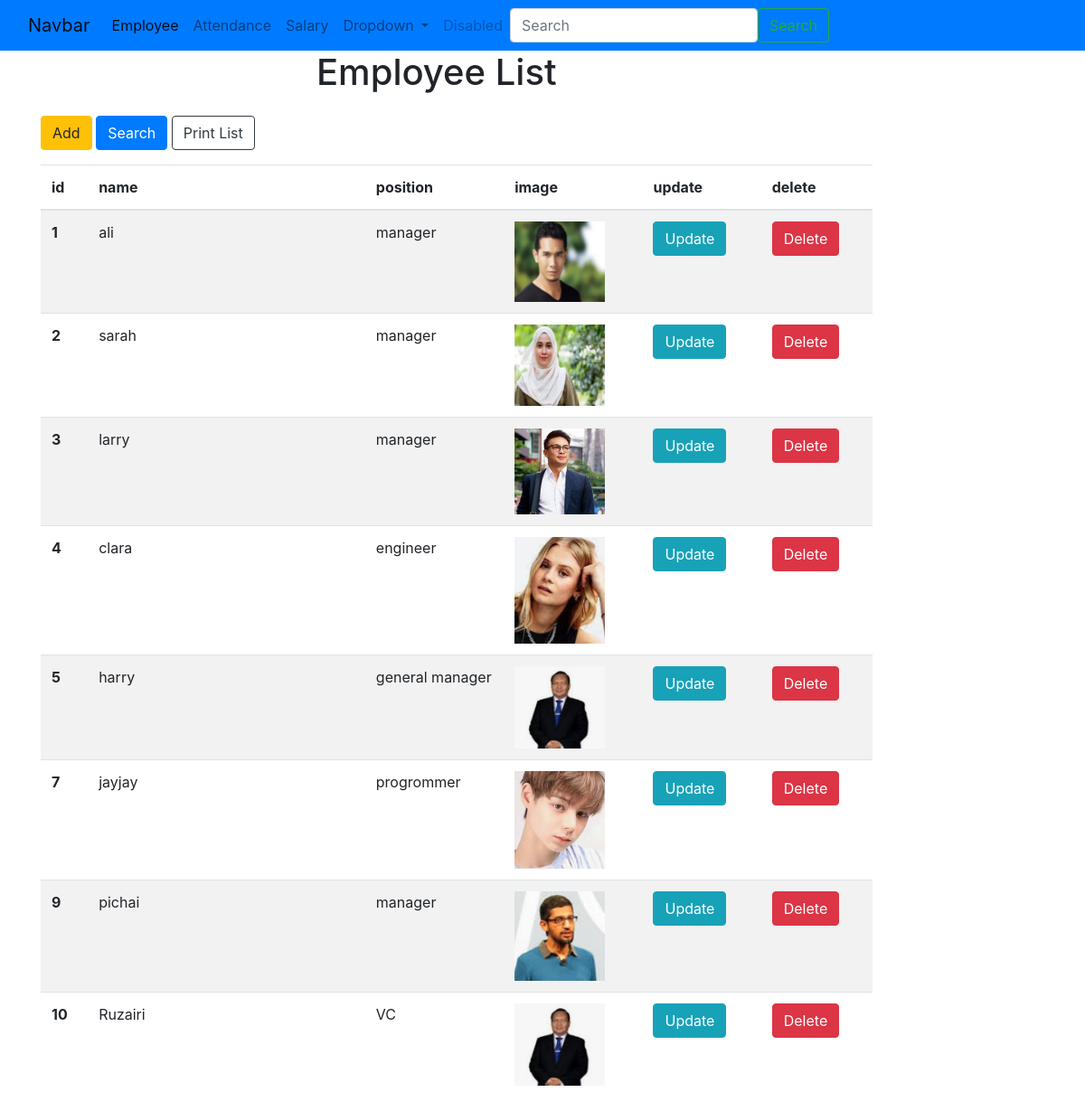
Page /lab6bootstrap/lab6bootstrap/index2.php on the committed database.
### tables this page shows
CREATE TABLE `employee` (
  `id` int(11) NOT NULL,
  `name` varchar(50) NOT NULL,
  `position` varchar(50) NOT NULL,
  `dept` varchar(15) NOT NULL,
  `username` varchar(25) NOT NULL,
  `password` varchar(15) NOT NULL
);

### lab6bootstrap/lab6bootstrap/index2.php (the view, shortened to what this page needs)
<?php
include "conn.php";
$sql = "SELECT * FROM employee";
$val=$conn->query($sql);
$rows=$val;
?>
<!doctype html>
<html lang="en">
<head>
    <link rel="stylesheet" href="https://stackpath.bootstrapcdn.com/bootstrap/4.3.1/css/bootstrap.min.css">
</head>
<body>
    <div>
        <nav class="navbar navbar-expand-lg navbar-light bg-primary">
            <div class="container-fluid">
                <a class="navbar-brand" href="#">Navbar</a>
                <div class="collapse navbar-collapse" id="navbarSupportedContent">
                    <ul class="navbar-nav me-auto mb-2 mb-lg-0">
                        <li class="nav-item">
                            <a class="nav-link active" aria-current="page" href="./index2.php">Employee</a>
                        </li>
                        <li class="nav-item">
                            <a class="nav-link" href="./attend.php">Attendance</a>
                        </li>                        <li class="nav-item">
                            <a class="nav-link" href="./salary.php">Salary</a>
                        </li>
                        <li class="nav-item dropdown">
                            <a class="nav-link dropdown-toggle" href="#" id="navbarDropdown" role="button" data-bs-toggle="dropdown" aria-expanded="false">
                                Dropdown
                            </a>
                        </li>
                        <li class="nav-item">
                            <a class="nav-link disabled" href="#" tabindex="-1" aria-disabled="true">Disabled</a>
                        </li>
                    </ul>
                    <form class="d-flex">
                        <input class="form-control me-2" type="search" placeholder="Search" aria-label="Search">
                        <button class="btn btn-outline-success" type="submit">Search</button>
                    </form>
                </div>
            </div>
        </nav>
    </div>
    <div class="container">
        <div class="row">
            <div class="mx-auto" style="width: 500px;">
                <h1>Employee List</h1>
            </div>
            <div class="col-md-10 col-md-offset-3">
                <button type="button" class="btn btn-warning" data-toggle="modal" data-target="#exampleModal"> Add </button>
                <button type="button" class="btn btn-primary" data-toggle="modal" data-target="#searchModal"> Search </button>
                <button type="button" class="btn btn-outline-dark" "float-right" onclick="window.print()">Print List</button>
                <table class="table table-striped">
                    <thead>
                        <tr>
                            <th scope="col">id</th>
                            <th scope="col">name</th>
                            <th scope="col">position</th>
                            <th scope="col">image</th>
                            <th scope="col">update</th>
                            <th scope="col">delete</th>
                        </tr>
                    </thead>
                    <tbody>
                        <tr>
                            <?php while($row=$rows->fetch_assoc()):?>
                            <th><?php echo $row['id'];?></th>
                            <td class="col-md-4"><?php echo $row['name'];?></td>
                            <td class="col-md-2"><?php echo $row['position'];?></td>
                            <td class="col-md-2"><img src="<?php echo "img/". $row['dept'];?>" alt="Girl in a jacket" width="100"></td>
                            <td><a href="update.php?id=<?php echo $row['id'];?>" class="btn btn-info">Update</a></td>
                            <td><a href="delete.php?id=<?php echo $row['id'];?>" class="btn btn-danger">Delete</a></td>
                        </tr>
                        <?php endwhile; ?>
                    </tbody>
                </table>
            </div>
        </div>
    </div>
</body>
</html>

### rows in the picture
employee: id "1", name "ali", position "manager", dept (picture)
employee: id "2", name "sarah", position "manager", dept (picture)
employee: id "3", name "larry", position "manager", dept (picture)
employee: id "4", name "clara", position "engineer", dept (picture)
employee: id "5", name "harry", position "general manager", dept (picture)
employee: id "7", name "jayjay", position "progrommer", dept (picture)
employee: id "9", name "pichai", position "manager", dept (picture)
employee: id "10", name "Ruzairi", position "VC", dept (picture)
